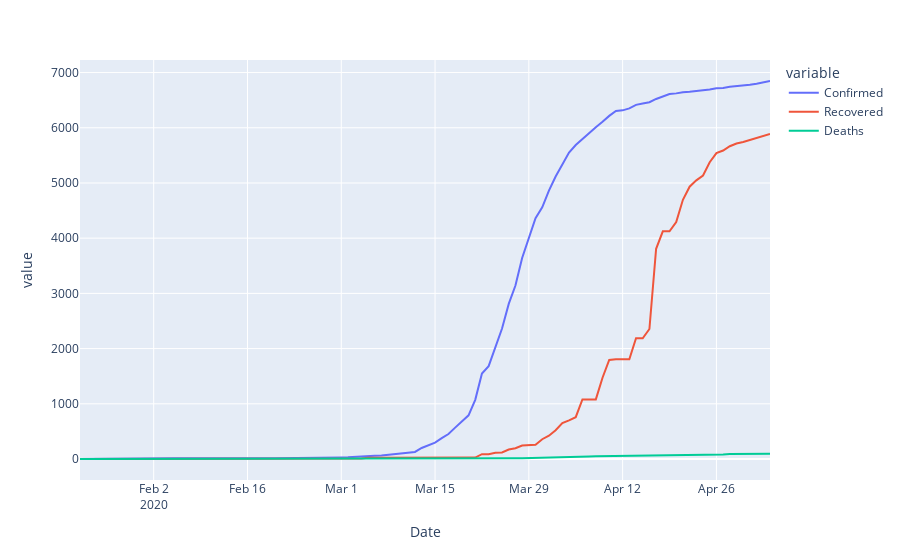

Notebook code cell kept with this figure:
### Code cell
df.loc[tf, ['Confirmed', 'Recovered', 'Deaths']].plot()
